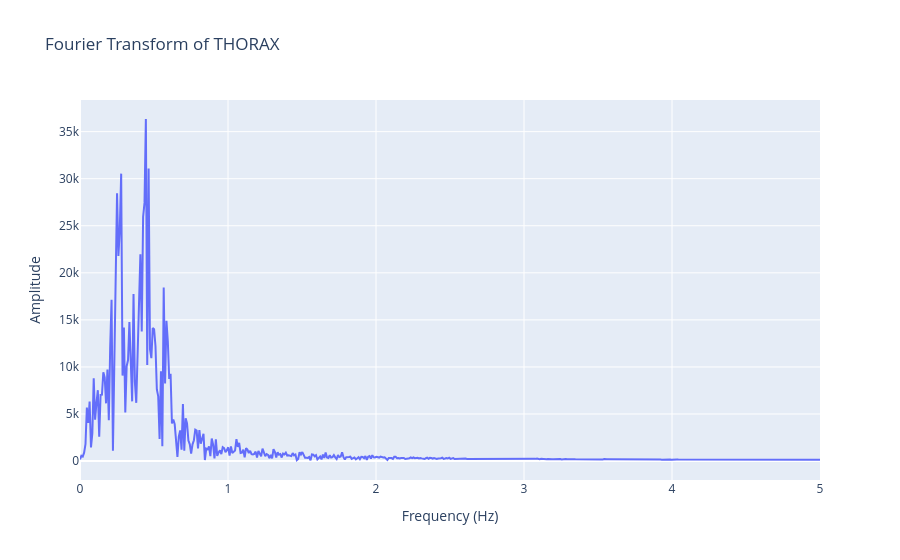

Notebook code cell kept with this figure:
### Code cell
fig = fourier_transform_plot(df)
fig

### Figure 1 — Plotly figure (JSON) as saved in the notebook; plotly's stock layout.template omitted (floating-point values rounded to 4 significant figures; data arrays with more than 128 entries replaced by an {"elided": "..."} marker saying what was removed)
{"data": [{"mode": "lines", "name": "THORAX", "type": "scatter", "x": {"elided": "10786 float values"}, "y": {"elided": "10786 float values"}}], "layout": {"title": {"text": "Fourier Transform of THORAX"}, "xaxis": {"range": [0, 5], "title": {"text": "Frequency (Hz)"}}, "yaxis": {"title": {"text": "Amplitude"}}}}
